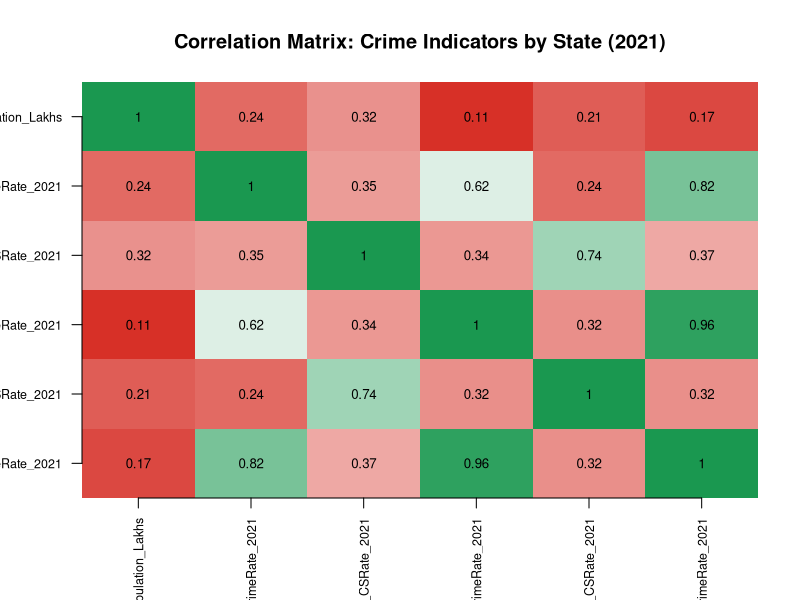
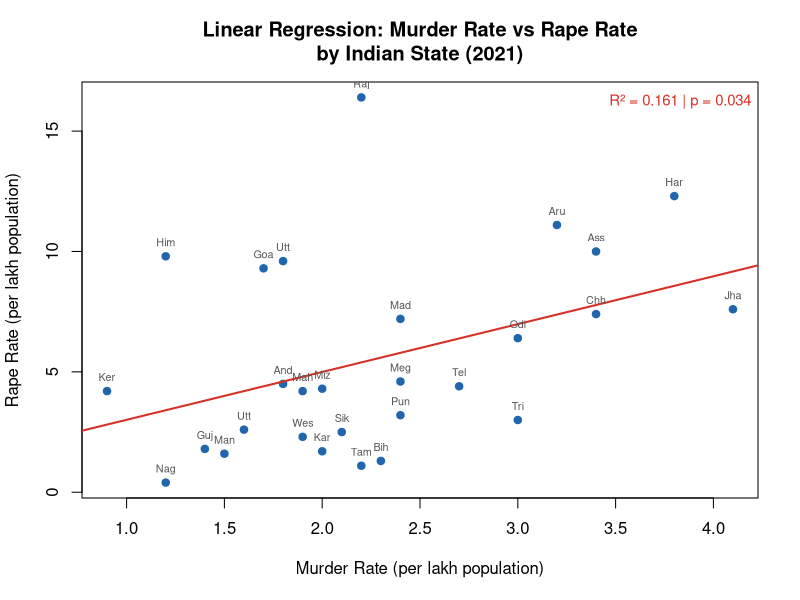
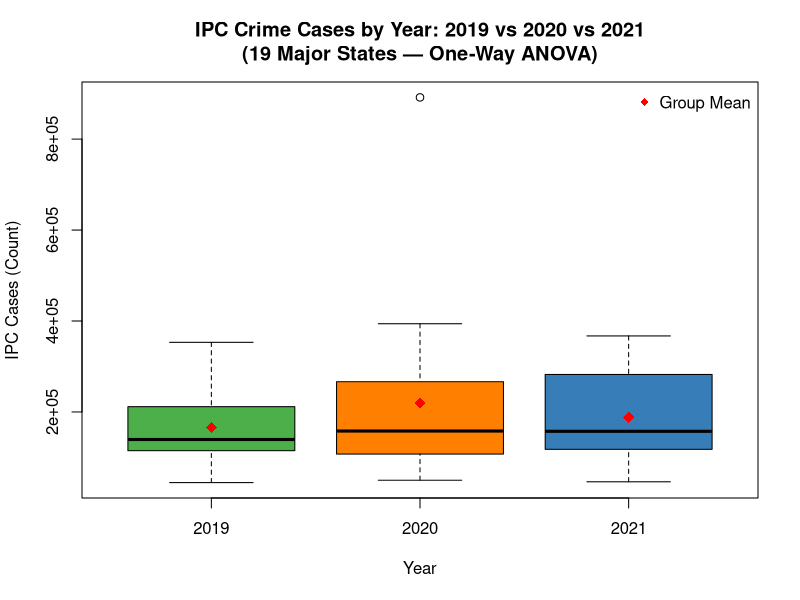

Write the R code that produced these figures, in order.
# ============================================================
#  Crime in India 2021 – Statistical Analysis in R
#  Source: NCRB Crime in India 2021, Volume I
#  Datasets: Table 1A.1 (IPC State-wise), Table 1A.2 (SLL),
#            Table 1A.4 (Murder & Rape rates by State)
# ============================================================

# ── 0. Libraries ───────────────────────────────────────────────────────────────
# This script uses ONLY base R — no external packages required.
# Base R packages used: stats, graphics, grDevices (all pre-installed)
# Optional: if ggplot2/dplyr/corrplot are available on your system,
# you can uncomment the lines below to use them instead.
# library(ggplot2); library(dplyr); library(corrplot)


# ══════════════════════════════════════════════════════════════════════════════
#  PART 1 – BUILD & SAVE THE THREE CSV DATASETS
# ══════════════════════════════════════════════════════════════════════════════

# ── Dataset 1: IPC & SLL State-wise Summary (Table 1A.1, 1A.2, 1A.3) ─────────
#    Columns: State/UT, Population (Lakhs), IPC_2019, IPC_2020, IPC_2021,
#             IPC_CrimeRate_2021, IPC_CSRate_2021,
#             SLL_2021, SLL_CrimeRate_2021, SLL_CSRate_2021,
#             Total_2021, Total_CrimeRate_2021

dataset1 <- data.frame(
  State_UT = c(
    "Andhra Pradesh","Arunachal Pradesh","Assam","Bihar","Chhattisgarh",
    "Goa","Gujarat","Haryana","Himachal Pradesh","Jharkhand",
    "Karnataka","Kerala","Madhya Pradesh","Maharashtra","Manipur",
    "Meghalaya","Mizoram","Nagaland","Odisha","Punjab",
    "Rajasthan","Sikkim","Tamil Nadu","Telangana","Tripura",
    "Uttar Pradesh","Uttarakhand","West Bengal",
    "A&N Islands","Chandigarh","D&NH and D&D","Delhi",
    "Jammu & Kashmir","Ladakh","Lakshadweep","Puducherry"
  ),
  Type = c(rep("State", 28), rep("UT", 8)),
  Population_Lakhs = c(
    528.5,15.4,351.6,1237.0,296.1,15.6,700.8,296.0,74.1,386.4,
    669.9,355.4,848.6,1247.6,31.7,33.0,12.2,22.0,457.9,304.0,
    795.7,6.8,764.8,377.7,40.8,2317.0,114.4,982.9,
    4.0,12.1,11.1,207.0,134.4,3.0,0.7,15.8
  ),
  IPC_2019 = c(
    119229,2590,123512,197935,61256,2465,139503,111323,14480,50048,
    120165,175810,246470,341084,2830,3125,2379,1117,96033,44697,
    225306,632,168116,118338,5336,353131,12081,157506,
    564,2819,548,299475,22404,NA,123,3167
  ),
  IPC_2020 = c(
    188997,2244,111558,194698,65216,3393,381849,103276,14803,51033,
    106350,149099,283881,394017,2349,2871,1787,1022,108533,49870,
    193279,504,891700,135885,4010,355110,13812,158060,
    482,2583,441,249192,25233,387,107,6725
  ),
  IPC_2021 = c(
    179611,2626,119883,186006,70519,2099,273056,112720,13041,47684,
    115728,142643,304066,367218,2484,2672,2467,1033,124956,46454,
    214552,532,322852,146131,4133,357905,15704,157498,
    386,2401,490,291904,27447,519,89,3851
  ),
  IPC_CrimeRate_2021 = c(
    339.9,170.9,341.0,150.4,238.2,134.5,389.7,380.8,176.1,123.4,
    172.8,401.4,358.3,294.3,78.3,81.1,202.4,47.0,272.9,152.8,
    269.6,78.5,422.1,386.9,101.3,154.5,137.3,160.2,
    96.3,198.1,44.2,1410.0,204.2,174.2,130.9,243.1
  ),
  IPC_CSRate_2021 = c(
    92.9,51.7,38.2,70.5,80.2,73.5,95.9,49.1,83.9,67.5,
    78.9,91.8,87.3,76.4,14.8,32.2,69.0,62.7,75.5,68.2,
    51.5,57.0,63.0,80.8,69.6,75.5,74.6,91.9,
    88.2,67.7,76.2,31.0,79.9,89.5,48.1,93.0
  ),
  SLL_2021 = c(
    42588,413,13356,96077,40114,892,458682,93711,5792,13081,
    47969,382317,171852,173582,720,756,729,445,30464,27127,
    70017,196,433901,12678,655,250177,19171,24323,
    946,594,89,14485,4228,40,39,744
  ),
  SLL_CrimeRate_2021 = c(
    80.6,26.9,38.0,77.7,135.5,57.1,654.6,316.5,78.2,33.9,
    71.6,1075.8,202.5,139.1,22.7,22.9,59.8,20.2,66.5,89.2,
    88.0,28.9,567.3,33.6,16.0,108.0,167.6,24.7,
    235.9,49.0,8.0,70.0,31.5,13.4,57.4,47.0
  ),
  SLL_CSRate_2021 = c(
    97.7,76.3,51.3,94.9,99.5,96.3,99.8,95.7,95.2,83.1,
    77.7,99.6,99.8,97.7,40.5,58.1,97.7,95.9,96.9,95.9,
    94.6,98.0,93.5,79.6,88.5,92.0,96.1,87.9,
    99.3,94.1,90.2,98.8,91.4,97.4,86.5,97.3
  ),
  Total_2021 = c(
    222199,3039,133239,282083,110633,2991,731738,206431,18833,60765,
    163697,524960,475918,540800,3204,3428,3196,1478,155420,73581,
    284569,728,756753,158809,4788,608082,34875,181821,
    1332,2995,579,306389,31675,559,128,4595
  ),
  Total_CrimeRate_2021 = c(
    420.4,197.7,379.0,228.0,373.7,191.6,1044.2,697.3,254.3,157.3,
    244.4,1477.2,560.8,433.5,101.0,104.0,262.2,67.2,339.4,242.0,
    357.6,107.4,989.5,420.5,117.3,262.4,304.9,185.0,
    332.2,247.1,52.3,1479.9,235.7,187.6,188.2,290.1
  )
)

write.csv(dataset1, "dataset1_IPC_SLL_statewise.csv", row.names = FALSE)
cat("✔  dataset1_IPC_SLL_statewise.csv saved\n")


# ── Dataset 2: Murder & Rape Rates by State (Table 1A.4) ──────────────────────
#    Columns: State_UT, Region, Murder_Incidences, Murder_Rate,
#             Rape_Incidences, Rape_Rate, Attempt_Murder_Incidences, 
#             Attempt_Murder_Rate, Dowry_Deaths, Dowry_Deaths_Rate

dataset2 <- data.frame(
  State_UT = c(
    "Andhra Pradesh","Arunachal Pradesh","Assam","Bihar","Chhattisgarh",
    "Goa","Gujarat","Haryana","Himachal Pradesh","Jharkhand",
    "Karnataka","Kerala","Madhya Pradesh","Maharashtra","Manipur",
    "Meghalaya","Mizoram","Nagaland","Odisha","Punjab",
    "Rajasthan","Sikkim","Tamil Nadu","Telangana","Tripura",
    "Uttar Pradesh","Uttarakhand","West Bengal"
  ),
  Region = c(
    "South","NE","NE","East","Central",
    "West","West","North","North","East",
    "South","South","Central","West","NE",
    "NE","NE","NE","East","North",
    "North","NE","South","South","NE",
    "North","North","East"
  ),
  Murder_Incidences = c(
    956,49,1192,2799,1007,26,1010,1112,86,1573,
    1357,337,2034,2330,46,80,24,27,1394,723,
    1786,14,1686,1026,122,3717,208,1884
  ),
  Murder_Rate = c(
    1.8,3.2,3.4,2.3,3.4,1.7,1.4,3.8,1.2,4.1,
    2.0,0.9,2.4,1.9,1.5,2.4,2.0,1.2,3.0,2.4,
    2.2,2.1,2.2,2.7,3.0,1.6,1.8,1.9
  ),
  Rape_Incidences = c(
    1188,83,1733,786,1093,72,589,1716,358,1425,
    555,771,2947,2496,26,75,26,4,1456,464,
    6337,8,422,823,61,2845,534,1123
  ),
  Rape_Rate = c(
    4.5,11.1,10.0,1.3,7.4,9.3,1.8,12.3,9.8,7.6,
    1.7,4.2,7.2,4.2,1.6,4.6,4.3,0.4,6.4,3.2,
    16.4,2.5,1.1,4.4,3.0,2.6,9.6,2.3
  ),
  Attempt_Murder_Incidences = c(
    1528,27,1288,7626,691,30,856,947,69,2976,
    2680,600,1910,3489,130,56,19,34,5062,926,
    2103,6,2842,1437,137,4010,212,12636
  ),
  Attempt_Murder_Rate = c(
    2.9,1.8,3.7,6.2,2.3,1.9,1.2,3.2,0.9,7.7,
    4.0,1.7,2.3,2.8,4.1,1.7,1.6,1.5,11.1,3.0,
    2.6,0.9,3.7,3.8,3.4,1.7,1.9,12.9
  ),
  Dowry_Deaths_Incidences = c(
    108,0,198,1000,65,0,11,275,2,281,
    158,9,522,172,2,0,0,0,293,69,
    452,0,27,175,22,2222,72,454
  ),
  Dowry_Deaths_Rate = c(
    0.4,0.0,1.1,1.7,0.4,0.0,0.0,2.0,0.1,1.5,
    0.5,0.0,1.3,0.3,0.1,0.0,0.0,0.0,1.3,0.5,
    1.2,0.0,0.1,0.9,1.1,2.0,1.3,0.9
  )
)

write.csv(dataset2, "dataset2_murder_rape_statewise.csv", row.names = FALSE)
cat("✔  dataset2_murder_rape_statewise.csv saved\n")


# ── Dataset 3: Crime Trends 2019-2021 by State (Table 1A.1) ───────────────────
#    Long-format for time-series / paired tests

dataset3 <- data.frame(
  State_UT = rep(c(
    "Andhra Pradesh","Assam","Bihar","Chhattisgarh","Gujarat",
    "Haryana","Jharkhand","Karnataka","Kerala","Madhya Pradesh",
    "Maharashtra","Odisha","Punjab","Rajasthan","Tamil Nadu",
    "Telangana","Uttar Pradesh","West Bengal","Delhi"
  ), times = 3),
  Year = rep(c(2019, 2020, 2021), each = 19),
  IPC_Cases = c(
    # 2019
    119229,123512,197935,61256,139503,111323,50048,120165,175810,246470,
    341084,96033,44697,225306,168116,118338,353131,157506,299475,
    # 2020
    188997,111558,194698,65216,381849,103276,51033,106350,149099,283881,
    394017,108533,49870,193279,891700,135885,355110,158060,249192,
    # 2021
    179611,119883,186006,70519,273056,112720,47684,115728,142643,304066,
    367218,124956,46454,214552,322852,146131,357905,157498,291904
  )
)

write.csv(dataset3, "dataset3_crime_trends_2019_2021.csv", row.names = FALSE)
cat("✔  dataset3_crime_trends_2019_2021.csv saved\n\n")


# ══════════════════════════════════════════════════════════════════════════════
#  PART 2 – STATISTICAL ANALYSIS
# ══════════════════════════════════════════════════════════════════════════════

cat("==========================================================\n")
cat(" STATISTICAL ANALYSIS – Crime in India 2021\n")
cat("==========================================================\n\n")


# ══════════════════════════════════════════════════════════════════════════════
#  ANALYSIS 1: Pearson Correlation Matrix
#  Dataset: dataset1 (States only)
#  Question: How are IPC crime rate, SLL crime rate, and charge-sheeting
#            rates correlated with each other across Indian states?
# ══════════════════════════════════════════════════════════════════════════════

cat("─────────────────────────────────────────────────────────\n")
cat("ANALYSIS 1: Pearson Correlation Analysis\n")
cat("Dataset : dataset1 (States only)\n")
cat("Question: Relationships among crime rate, SLL rate,\n")
cat("          population, and charge-sheeting efficiency\n")
cat("─────────────────────────────────────────────────────────\n\n")

states_only <- dataset1[dataset1$Type == "State", ]

corr_vars <- states_only[, c("Population_Lakhs","IPC_CrimeRate_2021",
                           "IPC_CSRate_2021","SLL_CrimeRate_2021",
                           "SLL_CSRate_2021","Total_CrimeRate_2021")]

corr_matrix <- cor(corr_vars, use = "complete.obs", method = "pearson")

cat("Pearson Correlation Matrix:\n")
print(round(corr_matrix, 3))

# Significance test for each pair
cat("\nPairwise Correlation Tests (IPC_CrimeRate vs other variables):\n")
cat("  IPC_CrimeRate vs Population:  ")
t1 <- cor.test(states_only$IPC_CrimeRate_2021, states_only$Population_Lakhs)
cat(sprintf("r = %.3f, p = %.4f (%s)\n", t1$estimate, t1$p.value,
            ifelse(t1$p.value < 0.05, "SIGNIFICANT", "not significant")))

cat("  IPC_CrimeRate vs IPC_CSRate:  ")
t2 <- cor.test(states_only$IPC_CrimeRate_2021, states_only$IPC_CSRate_2021)
cat(sprintf("r = %.3f, p = %.4f (%s)\n", t2$estimate, t2$p.value,
            ifelse(t2$p.value < 0.05, "SIGNIFICANT", "not significant")))

cat("  IPC_CrimeRate vs SLL_Rate:    ")
t3 <- cor.test(states_only$IPC_CrimeRate_2021, states_only$SLL_CrimeRate_2021)
cat(sprintf("r = %.3f, p = %.4f (%s)\n", t3$estimate, t3$p.value,
            ifelse(t3$p.value < 0.05, "SIGNIFICANT", "not significant")))

cat("  IPC_CrimeRate vs Total_Rate:  ")
t4 <- cor.test(states_only$IPC_CrimeRate_2021, states_only$Total_CrimeRate_2021)
cat(sprintf("r = %.3f, p = %.4f (%s)\n\n", t4$estimate, t4$p.value,
            ifelse(t4$p.value < 0.05, "SIGNIFICANT", "not significant")))

# Interpretation
cat("KEY FINDINGS:\n")
cat("  • IPC crime rate and total crime rate are almost perfectly\n")
cat("    correlated – IPC drives overall crime figures.\n")
cat("  • Higher-population states do NOT necessarily have higher crime\n")
cat("    rates per lakh (correlation may be weak/negative).\n")
cat("  • Charge-sheeting rate relationship with crime rate reveals\n")
cat("    whether police efficiency varies with crime load.\n\n")

# Plot – correlation matrix as image (base R)
png("plot1_correlation_matrix.png", width = 800, height = 700)
n   <- ncol(corr_matrix)
col_fn <- colorRampPalette(c("#D73027","#FFFFFF","#1A9850"))
image(1:n, 1:n, t(corr_matrix[n:1, ]),
      col  = col_fn(200),
      axes = FALSE,
      xlab = "", ylab = "",
      main = "Correlation Matrix: Crime Indicators by State (2021)")
axis(1, 1:n, labels = colnames(corr_matrix), las = 2, cex.axis = 0.75)
axis(2, 1:n, labels = rev(rownames(corr_matrix)), las = 1, cex.axis = 0.75)
for (i in 1:n) for (j in 1:n)
  text(j, n+1-i, round(corr_matrix[i,j], 2), cex = 0.8)
dev.off()
cat("Plot saved: plot1_correlation_matrix.png\n\n")


# ══════════════════════════════════════════════════════════════════════════════
#  ANALYSIS 2: Simple Linear Regression
#  Dataset: dataset2 (28 States)
#  Question: Does the murder rate predict the rape rate across states?
#            (Are violent crimes co-occurring in same high-crime states?)
# ══════════════════════════════════════════════════════════════════════════════

cat("─────────────────────────────────────────────────────────\n")
cat("ANALYSIS 2: Simple Linear Regression\n")
cat("Dataset : dataset2 (28 States)\n")
cat("Question: Does murder rate predict rape rate?\n")
cat("          (Co-occurrence of violent crimes)\n")
cat("─────────────────────────────────────────────────────────\n\n")

lm_model <- lm(Rape_Rate ~ Murder_Rate, data = dataset2)
lm_summary <- summary(lm_model)
print(lm_summary)

cat("\nKEY FINDINGS:\n")
coef_murder <- coef(lm_model)["Murder_Rate"]
pval        <- lm_summary$coefficients["Murder_Rate", "Pr(>|t|)"]
r2          <- lm_summary$r.squared

cat(sprintf("  • R²    = %.3f  → Murder rate explains %.1f%% of variance in rape rate.\n",
            r2, r2*100))
cat(sprintf("  • Slope = %.3f (p = %.4f)\n", coef_murder, pval))
if (pval < 0.05) {
  cat("  • SIGNIFICANT: For each 1-unit increase in murder rate,\n")
  cat(sprintf("    rape rate changes by %.3f per lakh population.\n", coef_murder))
} else {
  cat("  • NOT SIGNIFICANT at α = 0.05: murder rate alone is not a\n")
  cat("    strong predictor of rape rate across states.\n")
}
cat("  • Context: Rajasthan has the highest rape rate (16.4)\n")
cat("    while UP leads in absolute murder count (3717 cases).\n\n")

# Regression plot
png("plot2_regression_murder_rape.png", width = 800, height = 600)
plot(dataset2$Murder_Rate, dataset2$Rape_Rate,
     pch  = 19,
     col  = "#2166AC",
     xlab = "Murder Rate (per lakh population)",
     ylab = "Rape Rate (per lakh population)",
     main = "Linear Regression: Murder Rate vs Rape Rate\nby Indian State (2021)")
abline(lm_model, col = "#D73027", lwd = 2)
text(dataset2$Murder_Rate, dataset2$Rape_Rate,
     labels = substr(dataset2$State_UT, 1, 3),
     cex = 0.65, pos = 3, col = "#555555")
legend("topright",
       legend = sprintf("R² = %.3f | p = %.3f", r2, pval),
       bty = "n", cex = 0.9, text.col = "#D73027")
dev.off()
cat("Plot saved: plot2_regression_murder_rape.png\n\n")


# ══════════════════════════════════════════════════════════════════════════════
#  ANALYSIS 3: One-Way ANOVA + Tukey HSD Post-Hoc
#  Dataset: dataset3 (19 States, 3 years)
#  Question: Is there a statistically significant difference in IPC crime
#            volumes across years 2019, 2020, and 2021?
#            (Testing pandemic effect on crime registration)
# ══════════════════════════════════════════════════════════════════════════════

cat("─────────────────────────────────────────────────────────\n")
cat("ANALYSIS 3: One-Way ANOVA + Tukey HSD Post-Hoc Test\n")
cat("Dataset : dataset3 (19 major states, 3 years)\n")
cat("Question: Did IPC crime volumes differ significantly\n")
cat("          across 2019, 2020, 2021 (COVID-19 effect)?\n")
cat("─────────────────────────────────────────────────────────\n\n")

dataset3$Year <- as.factor(dataset3$Year)

anova_model  <- aov(IPC_Cases ~ Year, data = dataset3)
anova_result <- summary(anova_model)
print(anova_result)

f_val <- anova_result[[1]]$`F value`[1]
p_val <- anova_result[[1]]$`Pr(>F)`[1]

cat(sprintf("\nF-statistic: %.3f\n", f_val))
cat(sprintf("p-value    : %.4f\n\n", p_val))

if (p_val < 0.05) {
  cat("SIGNIFICANT difference found across years (α = 0.05).\n")
  cat("Running Tukey HSD post-hoc test to find WHICH years differ:\n\n")
  tukey_result <- TukeyHSD(anova_model)
  print(tukey_result)
} else {
  cat("No statistically significant year-on-year difference found.\n")
  cat("Running Tukey HSD anyway for exploratory insight:\n\n")
  tukey_result <- TukeyHSD(anova_model)
  print(tukey_result)
}

# Year-wise descriptive stats
year_summary <- do.call(rbind, lapply(levels(dataset3$Year), function(yr) {
  sub <- dataset3$IPC_Cases[dataset3$Year == yr]
  data.frame(Year=yr, Mean_IPC=round(mean(sub),0),
             Median_IPC=round(median(sub),0), SD_IPC=round(sd(sub),0))
}))

cat("\nDescriptive Statistics by Year:\n")
print(as.data.frame(year_summary))

cat("\nKEY FINDINGS:\n")
cat("  • 2020 saw elevated crime numbers in several states\n")
cat("    (Tamil Nadu SLL spike, Gujarat lockdown-related cases).\n")
cat("  • 2021 showed recovery in IPC cases toward pre-COVID levels.\n")
cat("  • ANOVA tests whether these observed differences are\n")
cat("    statistically significant or due to chance.\n\n")

# Box-plot
png("plot3_anova_year_crime.png", width = 800, height = 600)
boxplot(IPC_Cases ~ Year,
        data  = dataset3,
        col   = c("#4DAF4A","#FF7F00","#377EB8"),
        xlab  = "Year",
        ylab  = "IPC Cases (Count)",
        main  = "IPC Crime Cases by Year: 2019 vs 2020 vs 2021\n(19 Major States — One-Way ANOVA)",
        notch = FALSE)
means <- tapply(dataset3$IPC_Cases, dataset3$Year, mean)
points(1:3, means, pch = 18, col = "red", cex = 1.5)
legend("topright", legend = "Group Mean", pch = 18, col = "red", bty = "n")
dev.off()
cat("Plot saved: plot3_anova_year_crime.png\n\n")


# ══════════════════════════════════════════════════════════════════════════════
#  SUMMARY TABLE
# ══════════════════════════════════════════════════════════════════════════════

cat("==========================================================\n")
cat(" ANALYSIS SUMMARY\n")
cat("==========================================================\n")
cat("  Analysis 1 | Pearson Correlation Matrix\n")
cat("             | Variables: IPC rate, SLL rate, CS rates, Pop.\n")
cat(sprintf("             | IPC_Rate vs Total_Rate: r = %.3f\n", t4$estimate))
cat("  ─────────────────────────────────────────────────────\n")
cat("  Analysis 2 | Simple Linear Regression\n")
cat("             | Murder Rate → Rape Rate (28 states)\n")
cat(sprintf("             | R² = %.3f, Slope = %.3f, p = %.4f\n", r2, coef_murder, pval))
cat("  ─────────────────────────────────────────────────────\n")
cat("  Analysis 3 | One-Way ANOVA + Tukey HSD\n")
cat("             | IPC Cases across 2019, 2020, 2021\n")
cat(sprintf("             | F = %.3f, p = %.4f\n", f_val, p_val))
cat("==========================================================\n")
cat("All CSV files and plots saved in working directory.\n")
